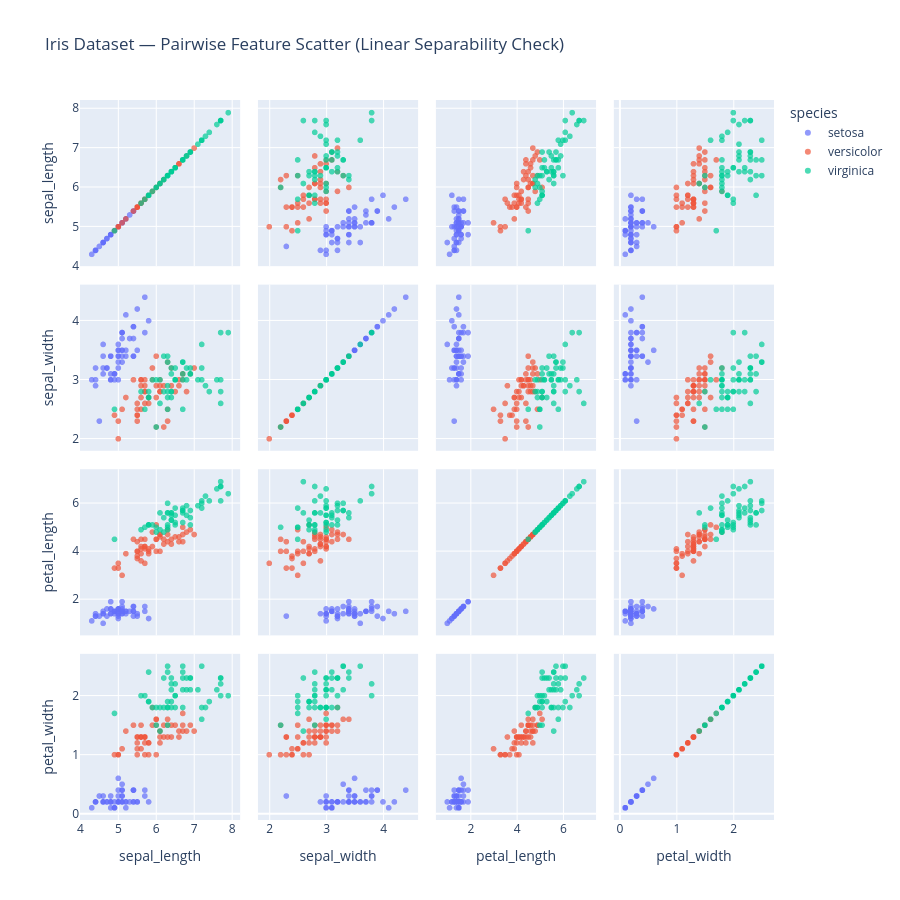
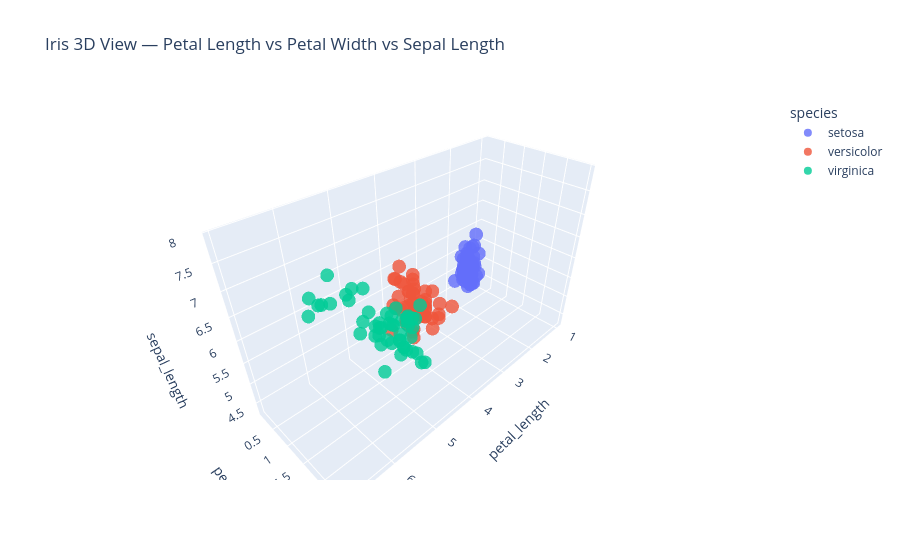

The cell these charts' notebook holds for them, in order:
### Code cell
# --- Pairwise Scatter Matrix ---
fig = px.scatter_matrix(
    df,
    dimensions=['sepal_length', 'sepal_width', 'petal_length', 'petal_width'],
    color='species',
    title='Iris Dataset — Pairwise Feature Scatter (Linear Separability Check)',
    opacity=0.7
)
fig.update_layout(width=900, height=900)
fig.show()

# --- 3D Scatter (best 3 features) ---
fig_3d = px.scatter_3d(
    df,
    x='petal_length',
    y='petal_width',
    z='sepal_length',
    color='species',
    title='Iris 3D View — Petal Length vs Petal Width vs Sepal Length',
    opacity=0.8
)
fig_3d.show()

### Figure 1 — Plotly figure (JSON) as saved in the notebook; plotly's stock layout.template omitted (floating-point values rounded to 4 significant figures)
{"data": [{"dimensions": [{"axis": {"matches": true}, "label": "sepal_length", "values": [5.1, 4.9, 4.7, 4.6, 5.0, 5.4, 4.6, 5.0, 4.4, 4.9, 5.4, 4.8, 4.8, 4.3, 5.8, 5.7, 5.4, 5.1, 5.7, 5.1, 5.4, 5.1, 4.6, 5.1, 4.8, 5.0, 5.0, 5.2, 5.2, 4.7, 4.8, 5.4, 5.2, 5.5, 4.9, 5.0, 5.5, 4.9, 4.4, 5.1, 5.0, 4.5, 4.4, 5.0, 5.1, 4.8, 5.1, 4.6, 5.3, 5.0]}, {"axis": {"matches": true}, "label": "sepal_width", "values": [3.5, 3.0, 3.2, 3.1, 3.6, 3.9, 3.4, 3.4, 2.9, 3.1, 3.7, 3.4, 3.0, 3.0, 4.0, 4.4, 3.9, 3.5, 3.8, 3.8, 3.4, 3.7, 3.6, 3.3, 3.4, 3.0, 3.4, 3.5, 3.4, 3.2, 3.1, 3.4, 4.1, 4.2, 3.1, 3.2, 3.5, 3.1, 3.0, 3.4, 3.5, 2.3, 3.2, 3.5, 3.8, 3.0, 3.8, 3.2, 3.7, 3.3]}, {"axis": {"matches": true}, "label": "petal_length", "values": [1.4, 1.4, 1.3, 1.5, 1.4, 1.7, 1.4, 1.5, 1.4, 1.5, 1.5, 1.6, 1.4, 1.1, 1.2, 1.5, 1.3, 1.4, 1.7, 1.5, 1.7, 1.5, 1.0, 1.7, 1.9, 1.6, 1.6, 1.5, 1.4, 1.6, 1.6, 1.5, 1.5, 1.4, 1.5, 1.2, 1.3, 1.5, 1.3, 1.5, 1.3, 1.3, 1.3, 1.6, 1.9, 1.4, 1.6, 1.4, 1.5, 1.4]}, {"axis": {"matches": true}, "label": "petal_width", "values": [0.2, 0.2, 0.2, 0.2, 0.2, 0.4, 0.3, 0.2, 0.2, 0.1, 0.2, 0.2, 0.1, 0.1, 0.2, 0.4, 0.4, 0.3, 0.3, 0.3, 0.2, 0.4, 0.2, 0.5, 0.2, 0.2, 0.4, 0.2, 0.2, 0.2, 0.2, 0.4, 0.1, 0.2, 0.1, 0.2, 0.2, 0.1, 0.2, 0.2, 0.3, 0.3, 0.2, 0.6, 0.4, 0.3, 0.2, 0.2, 0.2, 0.2]}], "hovertemplate": "species=setosa<br>%{xaxis.title.text}=%{x}<br>%{yaxis.title.text}=%{y}<extra></extra>", "legendgroup": "setosa", "marker": {"color": "#636efa", "opacity": 0.7, "symbol": "circle"}, "name": "setosa", "showlegend": true, "type": "splom"}, {"dimensions": [{"axis": {"matches": true}, "label": "sepal_length", "values": [7.0, 6.4, 6.9, 5.5, 6.5, 5.7, 6.3, 4.9, 6.6, 5.2, 5.0, 5.9, 6.0, 6.1, 5.6, 6.7, 5.6, 5.8, 6.2, 5.6, 5.9, 6.1, 6.3, 6.1, 6.4, 6.6, 6.8, 6.7, 6.0, 5.7, 5.5, 5.5, 5.8, 6.0, 5.4, 6.0, 6.7, 6.3, 5.6, 5.5, 5.5, 6.1, 5.8, 5.0, 5.6, 5.7, 5.7, 6.2, 5.1, 5.7]}, {"axis": {"matches": true}, "label": "sepal_width", "values": [3.2, 3.2, 3.1, 2.3, 2.8, 2.8, 3.3, 2.4, 2.9, 2.7, 2.0, 3.0, 2.2, 2.9, 2.9, 3.1, 3.0, 2.7, 2.2, 2.5, 3.2, 2.8, 2.5, 2.8, 2.9, 3.0, 2.8, 3.0, 2.9, 2.6, 2.4, 2.4, 2.7, 2.7, 3.0, 3.4, 3.1, 2.3, 3.0, 2.5, 2.6, 3.0, 2.6, 2.3, 2.7, 3.0, 2.9, 2.9, 2.5, 2.8]}, {"axis": {"matches": true}, "label": "petal_length", "values": [4.7, 4.5, 4.9, 4.0, 4.6, 4.5, 4.7, 3.3, 4.6, 3.9, 3.5, 4.2, 4.0, 4.7, 3.6, 4.4, 4.5, 4.1, 4.5, 3.9, 4.8, 4.0, 4.9, 4.7, 4.3, 4.4, 4.8, 5.0, 4.5, 3.5, 3.8, 3.7, 3.9, 5.1, 4.5, 4.5, 4.7, 4.4, 4.1, 4.0, 4.4, 4.6, 4.0, 3.3, 4.2, 4.2, 4.2, 4.3, 3.0, 4.1]}, {"axis": {"matches": true}, "label": "petal_width", "values": [1.4, 1.5, 1.5, 1.3, 1.5, 1.3, 1.6, 1.0, 1.3, 1.4, 1.0, 1.5, 1.0, 1.4, 1.3, 1.4, 1.5, 1.0, 1.5, 1.1, 1.8, 1.3, 1.5, 1.2, 1.3, 1.4, 1.4, 1.7, 1.5, 1.0, 1.1, 1.0, 1.2, 1.6, 1.5, 1.6, 1.5, 1.3, 1.3, 1.3, 1.2, 1.4, 1.2, 1.0, 1.3, 1.2, 1.3, 1.3, 1.1, 1.3]}], "hovertemplate": "species=versicolor<br>%{xaxis.title.text}=%{x}<br>%{yaxis.title.text}=%{y}<extra></extra>", "legendgroup": "versicolor", "marker": {"color": "#EF553B", "opacity": 0.7, "symbol": "circle"}, "name": "versicolor", "showlegend": true, "type": "splom"}, {"dimensions": [{"axis": {"matches": true}, "label": "sepal_length", "values": [6.3, 5.8, 7.1, 6.3, 6.5, 7.6, 4.9, 7.3, 6.7, 7.2, 6.5, 6.4, 6.8, 5.7, 5.8, 6.4, 6.5, 7.7, 7.7, 6.0, 6.9, 5.6, 7.7, 6.3, 6.7, 7.2, 6.2, 6.1, 6.4, 7.2, 7.4, 7.9, 6.4, 6.3, 6.1, 7.7, 6.3, 6.4, 6.0, 6.9, 6.7, 6.9, 5.8, 6.8, 6.7, 6.7, 6.3, 6.5, 6.2, 5.9]}, {"axis": {"matches": true}, "label": "sepal_width", "values": [3.3, 2.7, 3.0, 2.9, 3.0, 3.0, 2.5, 2.9, 2.5, 3.6, 3.2, 2.7, 3.0, 2.5, 2.8, 3.2, 3.0, 3.8, 2.6, 2.2, 3.2, 2.8, 2.8, 2.7, 3.3, 3.2, 2.8, 3.0, 2.8, 3.0, 2.8, 3.8, 2.8, 2.8, 2.6, 3.0, 3.4, 3.1, 3.0, 3.1, 3.1, 3.1, 2.7, 3.2, 3.3, 3.0, 2.5, 3.0, 3.4, 3.0]}, {"axis": {"matches": true}, "label": "petal_length", "values": [6.0, 5.1, 5.9, 5.6, 5.8, 6.6, 4.5, 6.3, 5.8, 6.1, 5.1, 5.3, 5.5, 5.0, 5.1, 5.3, 5.5, 6.7, 6.9, 5.0, 5.7, 4.9, 6.7, 4.9, 5.7, 6.0, 4.8, 4.9, 5.6, 5.8, 6.1, 6.4, 5.6, 5.1, 5.6, 6.1, 5.6, 5.5, 4.8, 5.4, 5.6, 5.1, 5.1, 5.9, 5.7, 5.2, 5.0, 5.2, 5.4, 5.1]}, {"axis": {"matches": true}, "label": "petal_width", "values": [2.5, 1.9, 2.1, 1.8, 2.2, 2.1, 1.7, 1.8, 1.8, 2.5, 2.0, 1.9, 2.1, 2.0, 2.4, 2.3, 1.8, 2.2, 2.3, 1.5, 2.3, 2.0, 2.0, 1.8, 2.1, 1.8, 1.8, 1.8, 2.1, 1.6, 1.9, 2.0, 2.2, 1.5, 1.4, 2.3, 2.4, 1.8, 1.8, 2.1, 2.4, 2.3, 1.9, 2.3, 2.5, 2.3, 1.9, 2.0, 2.3, 1.8]}], "hovertemplate": "species=virginica<br>%{xaxis.title.text}=%{x}<br>%{yaxis.title.text}=%{y}<extra></extra>", "legendgroup": "virginica", "marker": {"color": "#00cc96", "opacity": 0.7, "symbol": "circle"}, "name": "virginica", "showlegend": true, "type": "splom"}], "layout": {"dragmode": "select", "height": 900, "legend": {"title": {"text": "species"}, "tracegroupgap": 0}, "title": {"text": "Iris Dataset — Pairwise Feature Scatter (Linear Separability Check)"}, "width": 900}}

### Figure 2 — Plotly figure (JSON) as saved in the notebook; plotly's stock layout.template omitted (floating-point values rounded to 4 significant figures)
{"data": [{"hovertemplate": "species=setosa<br>petal_length=%{x}<br>petal_width=%{y}<br>sepal_length=%{z}<extra></extra>", "legendgroup": "setosa", "marker": {"color": "#636efa", "opacity": 0.8, "symbol": "circle"}, "mode": "markers", "name": "setosa", "scene": "scene", "showlegend": true, "type": "scatter3d", "x": [1.4, 1.4, 1.3, 1.5, 1.4, 1.7, 1.4, 1.5, 1.4, 1.5, 1.5, 1.6, 1.4, 1.1, 1.2, 1.5, 1.3, 1.4, 1.7, 1.5, 1.7, 1.5, 1.0, 1.7, 1.9, 1.6, 1.6, 1.5, 1.4, 1.6, 1.6, 1.5, 1.5, 1.4, 1.5, 1.2, 1.3, 1.5, 1.3, 1.5, 1.3, 1.3, 1.3, 1.6, 1.9, 1.4, 1.6, 1.4, 1.5, 1.4], "y": [0.2, 0.2, 0.2, 0.2, 0.2, 0.4, 0.3, 0.2, 0.2, 0.1, 0.2, 0.2, 0.1, 0.1, 0.2, 0.4, 0.4, 0.3, 0.3, 0.3, 0.2, 0.4, 0.2, 0.5, 0.2, 0.2, 0.4, 0.2, 0.2, 0.2, 0.2, 0.4, 0.1, 0.2, 0.1, 0.2, 0.2, 0.1, 0.2, 0.2, 0.3, 0.3, 0.2, 0.6, 0.4, 0.3, 0.2, 0.2, 0.2, 0.2], "z": [5.1, 4.9, 4.7, 4.6, 5.0, 5.4, 4.6, 5.0, 4.4, 4.9, 5.4, 4.8, 4.8, 4.3, 5.8, 5.7, 5.4, 5.1, 5.7, 5.1, 5.4, 5.1, 4.6, 5.1, 4.8, 5.0, 5.0, 5.2, 5.2, 4.7, 4.8, 5.4, 5.2, 5.5, 4.9, 5.0, 5.5, 4.9, 4.4, 5.1, 5.0, 4.5, 4.4, 5.0, 5.1, 4.8, 5.1, 4.6, 5.3, 5.0]}, {"hovertemplate": "species=versicolor<br>petal_length=%{x}<br>petal_width=%{y}<br>sepal_length=%{z}<extra></extra>", "legendgroup": "versicolor", "marker": {"color": "#EF553B", "opacity": 0.8, "symbol": "circle"}, "mode": "markers", "name": "versicolor", "scene": "scene", "showlegend": true, "type": "scatter3d", "x": [4.7, 4.5, 4.9, 4.0, 4.6, 4.5, 4.7, 3.3, 4.6, 3.9, 3.5, 4.2, 4.0, 4.7, 3.6, 4.4, 4.5, 4.1, 4.5, 3.9, 4.8, 4.0, 4.9, 4.7, 4.3, 4.4, 4.8, 5.0, 4.5, 3.5, 3.8, 3.7, 3.9, 5.1, 4.5, 4.5, 4.7, 4.4, 4.1, 4.0, 4.4, 4.6, 4.0, 3.3, 4.2, 4.2, 4.2, 4.3, 3.0, 4.1], "y": [1.4, 1.5, 1.5, 1.3, 1.5, 1.3, 1.6, 1.0, 1.3, 1.4, 1.0, 1.5, 1.0, 1.4, 1.3, 1.4, 1.5, 1.0, 1.5, 1.1, 1.8, 1.3, 1.5, 1.2, 1.3, 1.4, 1.4, 1.7, 1.5, 1.0, 1.1, 1.0, 1.2, 1.6, 1.5, 1.6, 1.5, 1.3, 1.3, 1.3, 1.2, 1.4, 1.2, 1.0, 1.3, 1.2, 1.3, 1.3, 1.1, 1.3], "z": [7.0, 6.4, 6.9, 5.5, 6.5, 5.7, 6.3, 4.9, 6.6, 5.2, 5.0, 5.9, 6.0, 6.1, 5.6, 6.7, 5.6, 5.8, 6.2, 5.6, 5.9, 6.1, 6.3, 6.1, 6.4, 6.6, 6.8, 6.7, 6.0, 5.7, 5.5, 5.5, 5.8, 6.0, 5.4, 6.0, 6.7, 6.3, 5.6, 5.5, 5.5, 6.1, 5.8, 5.0, 5.6, 5.7, 5.7, 6.2, 5.1, 5.7]}, {"hovertemplate": "species=virginica<br>petal_length=%{x}<br>petal_width=%{y}<br>sepal_length=%{z}<extra></extra>", "legendgroup": "virginica", "marker": {"color": "#00cc96", "opacity": 0.8, "symbol": "circle"}, "mode": "markers", "name": "virginica", "scene": "scene", "showlegend": true, "type": "scatter3d", "x": [6.0, 5.1, 5.9, 5.6, 5.8, 6.6, 4.5, 6.3, 5.8, 6.1, 5.1, 5.3, 5.5, 5.0, 5.1, 5.3, 5.5, 6.7, 6.9, 5.0, 5.7, 4.9, 6.7, 4.9, 5.7, 6.0, 4.8, 4.9, 5.6, 5.8, 6.1, 6.4, 5.6, 5.1, 5.6, 6.1, 5.6, 5.5, 4.8, 5.4, 5.6, 5.1, 5.1, 5.9, 5.7, 5.2, 5.0, 5.2, 5.4, 5.1], "y": [2.5, 1.9, 2.1, 1.8, 2.2, 2.1, 1.7, 1.8, 1.8, 2.5, 2.0, 1.9, 2.1, 2.0, 2.4, 2.3, 1.8, 2.2, 2.3, 1.5, 2.3, 2.0, 2.0, 1.8, 2.1, 1.8, 1.8, 1.8, 2.1, 1.6, 1.9, 2.0, 2.2, 1.5, 1.4, 2.3, 2.4, 1.8, 1.8, 2.1, 2.4, 2.3, 1.9, 2.3, 2.5, 2.3, 1.9, 2.0, 2.3, 1.8], "z": [6.3, 5.8, 7.1, 6.3, 6.5, 7.6, 4.9, 7.3, 6.7, 7.2, 6.5, 6.4, 6.8, 5.7, 5.8, 6.4, 6.5, 7.7, 7.7, 6.0, 6.9, 5.6, 7.7, 6.3, 6.7, 7.2, 6.2, 6.1, 6.4, 7.2, 7.4, 7.9, 6.4, 6.3, 6.1, 7.7, 6.3, 6.4, 6.0, 6.9, 6.7, 6.9, 5.8, 6.8, 6.7, 6.7, 6.3, 6.5, 6.2, 5.9]}], "layout": {"legend": {"title": {"text": "species"}, "tracegroupgap": 0}, "scene": {"domain": {"x": [0, 1], "y": [0, 1]}, "xaxis": {"title": {"text": "petal_length"}}, "yaxis": {"title": {"text": "petal_width"}}, "zaxis": {"title": {"text": "sepal_length"}}}, "title": {"text": "Iris 3D View — Petal Length vs Petal Width vs Sepal Length"}}}
